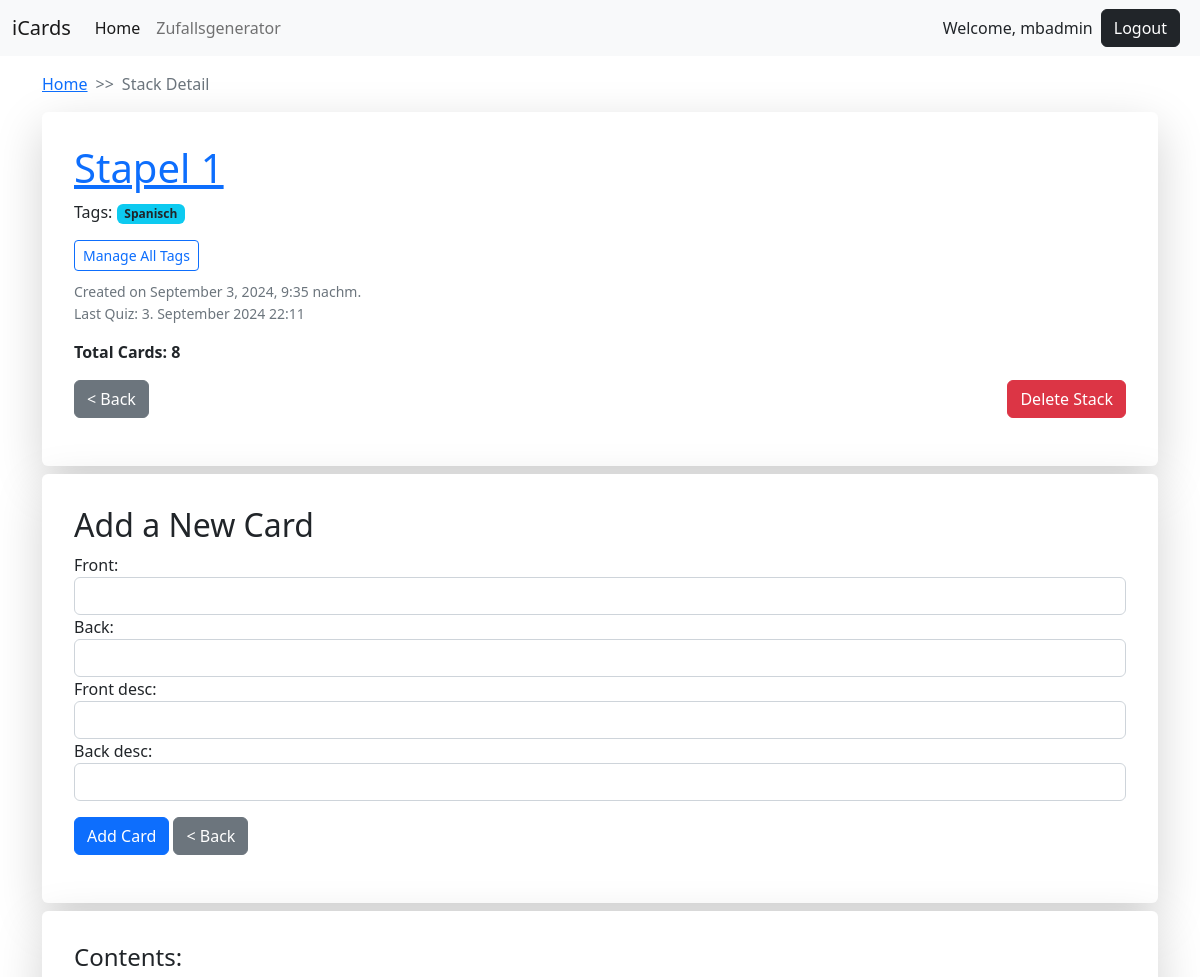
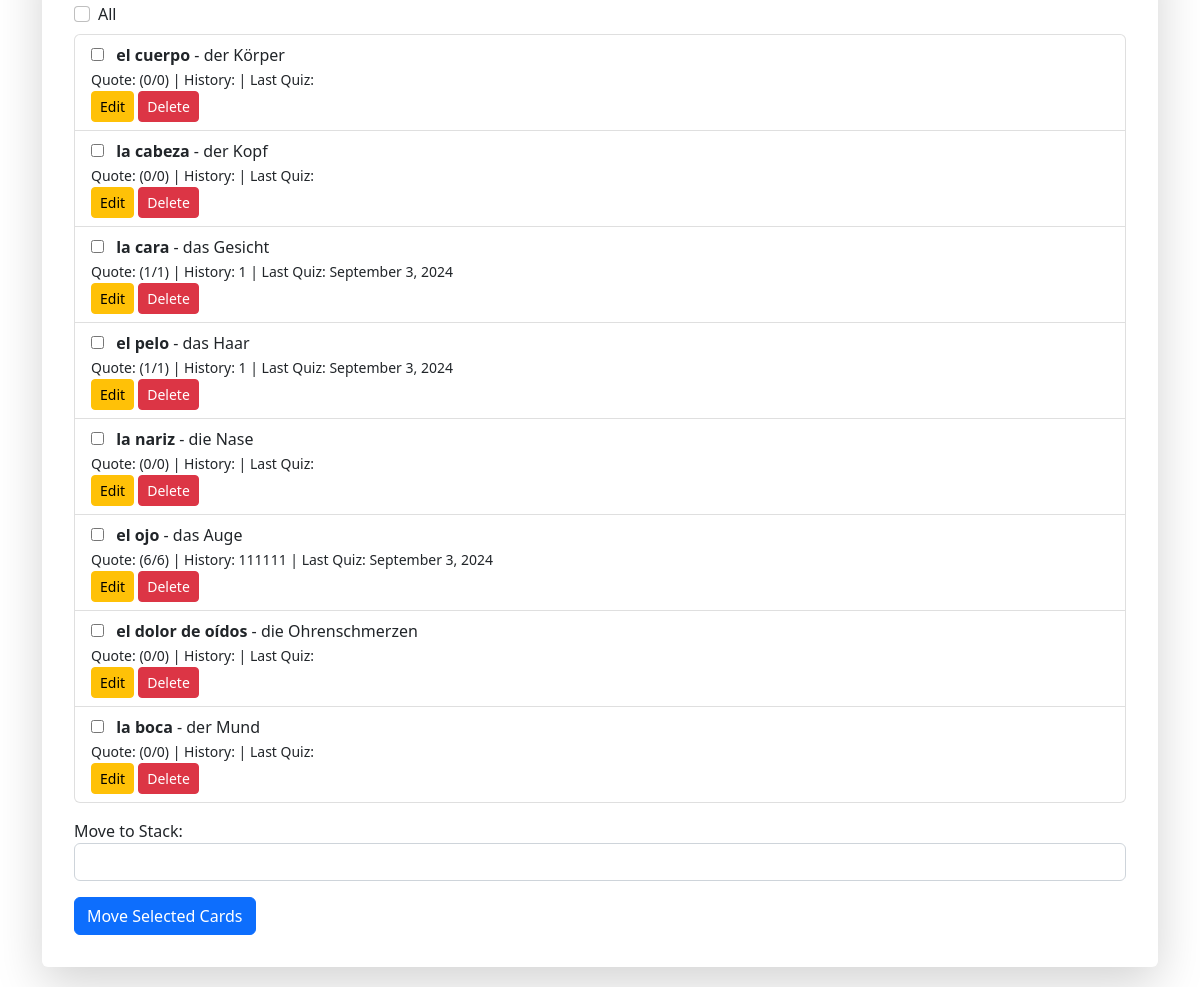
Screenshot of /stack/1/ (signed in) with the database file from the repository (2 pictures, top to bottom).
### icards/models.py (models this page shows, shortened)
class Stack(models.Model):
    name = models.CharField(max_length=255)
    user = models.ForeignKey(User, on_delete=models.CASCADE)
    created_at = models.DateTimeField(auto_now_add=True)
    last_quiz_timestamp = models.DateTimeField(null=True, blank=True)  #

class StackTag(models.Model):
    stack = models.ForeignKey(Stack, on_delete=models.CASCADE)
    tag = models.ForeignKey(Tag, on_delete=models.CASCADE)
    added_by = models.ForeignKey('auth.User', on_delete=models.SET_NULL, null=True)
    created_at = models.DateTimeField(auto_now_add=True)
    class Meta:
        unique_together = ('stack', 'tag')

class Tag(models.Model):
    name = models.CharField(max_length=100, unique=True)
    user = models.ForeignKey(User, on_delete=models.CASCADE, related_name='tags')
    created_at = models.DateTimeField(auto_now_add=True)

class Card(models.Model):
    front = models.CharField(max_length=1000)
    back = models.CharField(max_length=1000)
    front_desc = models.CharField(max_length=1000, blank=True, null=True)
    back_desc = models.CharField(max_length=1000, blank=True, null=True)
    user = models.ForeignKey(User, on_delete=models.CASCADE)
    stack = models.ForeignKey(
        Stack, on_delete=models.CASCADE, related_name='cards')
    created_at = models.DateTimeField(default=timezone.now)  # Timestamp field
    correct_answers = models.PositiveIntegerField(default=0)
    incorrect_answers = models.PositiveIntegerField(default=0)
    quiz_results = models.TextField(default='')
    last_quiz_timestamp = models.DateTimeField(blank=True, null=True)  # Timestamp of the last quiz

### icards/views.py (the view)
# urls.py: path('stack/<int:stack_id>/', views.stack_detail, name='stack_detail'),
@login_required
def stack_detail(request, stack_id):
    stack = get_object_or_404(Stack, id=stack_id, user=request.user)
    cards = stack.cards.all()
    other_stacks = Stack.objects.exclude(id=stack_id)
    stack_tags = StackTag.objects.filter(
        stack=stack)  # Get the StackTag relationships
    last_quiz_subquery = Card.objects.filter(stack=OuterRef('pk')).order_by(
        '-last_quiz_timestamp').values('last_quiz_timestamp')[:1]
    stack = Stack.objects.filter(id=stack_id).annotate(
        last_quiz_date=Subquery(last_quiz_subquery)).first()
    if request.method == 'POST':
        form = CardForm(request.POST)
        if form.is_valid():
            card = form.save(commit=False)
            card.stack = stack
            card.user = request.user
            card.save()
            messages.success(request, 'Card successfully added to the stack!')
            return redirect('icards:stack_detail', stack_id=stack.id)
    else:
        form = CardForm()
    context = {
        'stack': stack,
        'cards': cards,
        'form': form,
        'other_stacks': other_stacks,
        'stack_tags': stack_tags,
    }
    return render(request, 'icards/stack_detail.html', context)

### icards/forms.py
class CardForm(forms.ModelForm):
    class Meta:
        model = Card
        fields = ['front', 'back', 'front_desc', 'back_desc']

### icards/templates/icards/stack_detail.html (shortened to what this page needs)
{% extends 'profiles/base.html' %}
{% load static %}
{% block content %}
<head>
</head>
<section class="container my-3">
    <nav aria-label="breadcrumb">
    <ol class="breadcrumb">
        <li class="breadcrumb-item"><a href="{% url 'icards:home' %}">Home</a></li>
        <li class="breadcrumb-item active" aria-current="page">Stack Detail</li>
    </ol>
    </nav>
        <div class="row justify-content-center">
         <div class="col-md-12">
            <div class="card mb-1 border-0 shadow-lg p-3 bg-body rounded">
                <div class="card-body">
                    <a href="{% url 'icards:edit_stack' stack.id %}"><h1 class="card-title">{{ stack.name }}</h1></a>
                    <p>Tags:
                        {% for tag in stack_tags %}
                            <span class="badge bg-info text-dark">{{ tag.tag.name }}</span>
                        {% empty %}
                            <span>No tags assigned</span>
                        {% endfor %}
                    </p>
                    <a href="{% url 'icards:tags' %}" class="btn btn-outline-primary btn-sm">Manage All Tags</a>
                    <div class="card-text my-2">
                        <small class="text-muted">Created on {{ stack.created_at|date:"F j, Y, g:i a" }}</small>
                         <small class="text-muted">
                                {% if stack.last_quiz_date %}
                                    <p>Last Quiz: {{ stack.last_quiz_date }}</p>
                                {% else %}
                                    <p>No quizzes taken yet.</p>
                                {% endif %}
                            </small>
                    </div>
                    <p class="card-text"><strong>Total Cards: {{ stack.cards.count }}</strong></p>
                    <div class="mb-3">
                        <a href="{% url 'icards:home' %}" class="btn btn-secondary">&#060; Back</a>
                        <a href="{% url 'icards:delete_stack' stack.id %}" class="btn btn-danger float-end">Delete Stack</a>
                    </div>
                </div>
            </div>
        </div>
         {% include "icards/components/add_card_form.html" %}
            {% include "icards/components/stack_cards_form.html" %}
    </div>
</section>
{% endblock %}

### profiles/templates/profiles/base.html (shortened to what this page needs)
<!doctype html>
<html lang="en">
  <head>
    <link href="https://cdn.jsdelivr.net/npm/bootstrap@5.2.3/dist/css/bootstrap.min.css" rel="stylesheet">
  </head>
  <body>
 {% include './navbar.html' %}
    {% block content %}
    {% endblock %}
  </body>
</html>

### profiles/templates/profiles/navbar.html (shortened to what this page needs)
<nav class="navbar navbar-expand-lg bg-light">
  <div class="container-fluid">
    <a class="navbar-brand" href="{% url 'icards:home' %}">iCards</a>
    <div class="collapse navbar-collapse" id="navbarSupportedContent">
      <ul class="navbar-nav me-auto mb-2 mb-lg-0">
        <li class="nav-item">
          <a class="nav-link active" aria-current="page" href="{% url 'icards:home' %}">Home</a>
        </li>
        <li class="nav-item">
          <a class="nav-link" href="{% url 'icards:random_direction' %}">Zufallsgenerator</a>
        </li>
      </ul>
      {% if user.is_authenticated %}
      <li class="nav-item nav-link">
        Welcome, {{ user.username }}
      </li>
      <li class="nav-item nav-link">
        <form action="{% url 'profiles:logout' %}" method="post" style="display:inline;">
          <button class="btn btn-dark mx-2" type="submit">Logout</button>
        </form>
      </li>
      {% else %}
        <li class="d-flex nav-item">
          <a class="nav-link" href="{% url 'profiles:login' %}">Login</a>
          <span class="nav-link mx-2">|</span>
          <a class="nav-link" href="{% url 'profiles:register' %}">Register</a>
        </li>
      {% endif %}
    </div>
  </div>
</nav>

### icards/templates/icards/components/add_card_form.html (shortened to what this page needs)
    <div class="container">
        <div class="row justify-content-center">
            <div class="col-md-12">
                <div class="card my-1 border-0 shadow-lg p-3 bg-body rounded">
                    <div class="card-body">
                        <h2 class="card-title">Add a New Card</h2>
                        <form method="post">
                            <div class="form-group">
                                {{ form.front.label_tag }}
                                <input
                                    type="text"
                                    name="front"
                                    class="form-control"
                                    maxlength="150"
                                    id="id_front"
                                    required
                                />
                                {{ form.back.label_tag }}
                                <input
                                    type="text"
                                    name="back"
                                    class="form-control"
                                    maxlength="150"
                                    id="id_back"
                                    required
                                />
                            </div>
                            <div class="form-group">
                                {{ form.front_desc.label_tag }}
                                <input
                                    type="text"
                                    name="front_desc"
                                    class="form-control"
                                    maxlength="255"
                                    id="id_front_desc"
                                />
                                {{ form.back_desc.label_tag }}
                                <input
                                    type="text"
                                    name="back_desc"
                                    class="form-control"
                                    maxlength="255"
                                    id="id_back_desc"
                                />
                            </div>
                            <button type="submit" class="btn btn-primary my-3">Add Card</button>
                            <a href="{% url 'icards:home' %}" class="btn btn-secondary">&#060; Back</a>
                        </form>
                    </div>
                </div>
            </div>
        </div>
    </div>

### icards/templates/icards/components/stack_cards_form.html (shortened to what this page needs)
{% load static %}
{% block stack_cards %}
    <div class="container">
        <div class="row justify-content-center">
            <div class="col-md-12">
                <div class="card my-1 border-0 shadow-lg p-3 bg-body rounded">
                    <div class="card-body">
                        <h4 class="card-title">Contents:</h4>
                            <div class="form-check mb-2">
                            <input type="checkbox" class="form-check-input" id="select-all">
                            <label class="form-check-label" for="select-all">All</label>
                        </div>
                        <form method="post" action="{% url 'icards:move_cards' stack_id=stack.id %}">
                            <div class="scrollable-card-list">
                                <ul class="list-group">
                                    {% for card in cards %}
                                    <li class="list-group-item">
                                        <div>
                                            <input class="card-checkbox me-2" type="checkbox" name="cards" value="{{ card.id }}">
                                            <strong>{{ card.front }}</strong> - {{ card.back }}
                                            <br/>
                                            <small>
                                            Quote: ({{ card.correct_answers }}/{{ card.correct_answers|add:card.incorrect_answers }})
                                                |
                                                History: {{ card.quiz_results|slice:"-6:" }}
                                                |
                                                Last Quiz: {{ card.last_quiz_timestamp|date:"F j, Y" }}
                                            </small>
                                        </div>
                                        <div class="float-right">
                                            <a href="{% url 'icards:edit_card' stack_id=stack.id pk=card.id %}" class="btn btn-warning btn-sm">Edit</a>
                                            <a href="{% url 'icards:delete_card' stack_id=stack.id pk=card.id %}" class="btn btn-danger btn-sm">Delete</a>
                                        </div>
                                    </li>
                                    {% endfor %}
                                </ul>
                            </div>
                            <div class="form-group mt-3">
                                <label for="move_stack">Move to Stack:</label>
                                <select name="new_stack" id="move_stack" class="form-control">
                                </select>
                            </div>
                            <button type="submit" class="btn btn-primary mt-3">Move Selected Cards</button>
                        </form>
                    </div>
                </div>
            </div>
        </div>
    </div>
{% endblock %}

### icards/templates/icards/stack_detail.html (style rules this page uses)
.breadcrumb-item + .breadcrumb-item::before { content: ">>"; padding: 0.1 0.1rem; color: #6c757d; }

### rows the page displays
Stack: name "Stapel 1", created_at "September 3, 2024, 9:35 nachm.", last_quiz_date "3. September 2024 22:11", cards.count "8"
StackTag: tag.name "Spanisch"
Card: front "el cuerpo", back "der Körper", correct_answers "0", correct_answers|add "0"
Card: front "la cabeza", back "der Kopf", correct_answers "0", correct_answers|add "0"
Card: front "la cara", back "das Gesicht", correct_answers "1", correct_answers|add "1", quiz_results "1", last_quiz_timestamp "September 3, 2024"
Card: front "el pelo", back "das Haar", correct_answers "1", correct_answers|add "1", quiz_results "1", last_quiz_timestamp "September 3, 2024"
Card: front "la nariz", back "die Nase", correct_answers "0", correct_answers|add "0"
Card: front "el ojo", back "das Auge", correct_answers "6", correct_answers|add "6", quiz_results "111111", last_quiz_timestamp "September 3, 2024"
Card: front "el dolor de oídos", back "die Ohrenschmerzen", correct_answers "0", correct_answers|add "0"
Card: front "la boca", back "der Mund", correct_answers "0", correct_answers|add "0"

### other values shown
{{ user.username }} "mbadmin"
